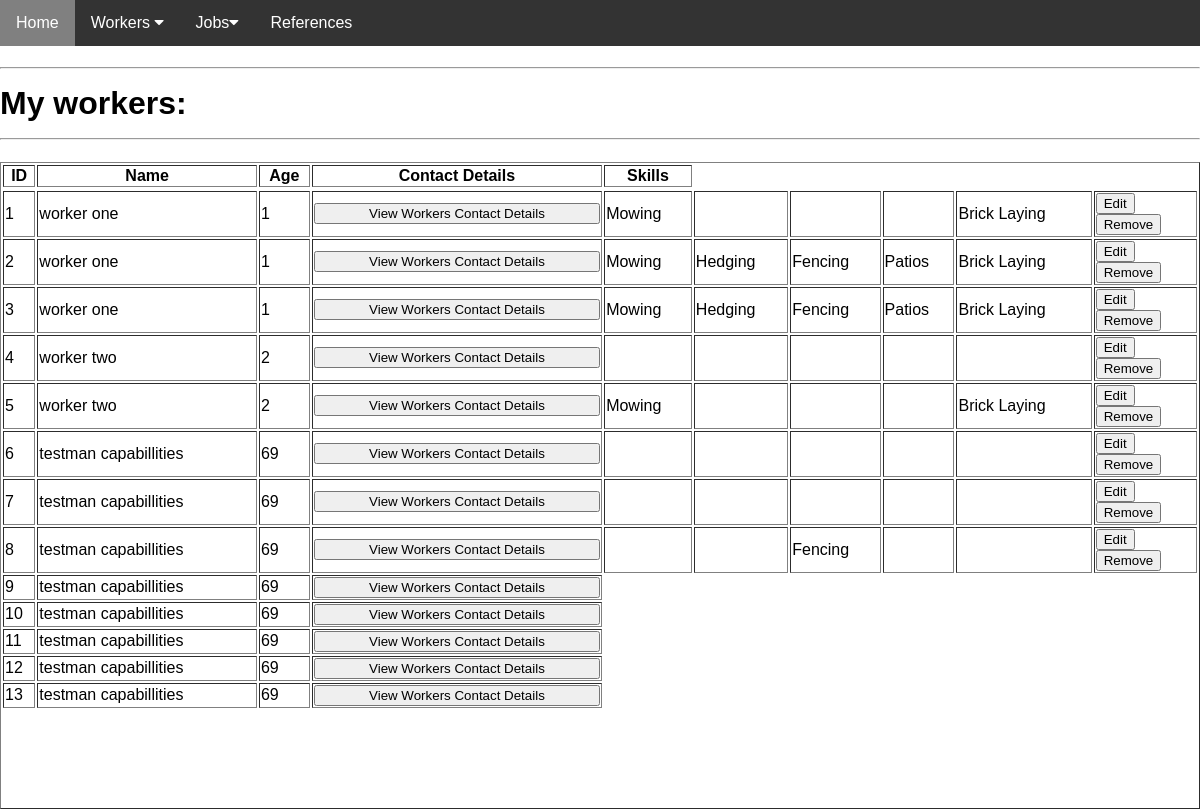
Screenshot of /My-Workers with the database file from the repository.
### application/models.py (models this page shows)
class Workers(db.Model):
    id = db.Column(db.Integer, primary_key=True)
    firstname = db.Column(db.String(20), nullable = False)
    lastname = db.Column(db.String(20), nullable = False)
    age = db.Column(db.Integer, nullable = False)
    contact_details = db.relationship('ConD1', backref=('workers'))
    capabilities = db.relationship('Capab', backref=('workers'))

class ConD1(db.Model):
    id = db.Column(db.Integer, primary_key=True)
    phone1 = db.Column(db.String(20), nullable=False)
    phone2 = db.Column(db.String(20))
    email1 = db.Column(db.String(50), nullable=False)
    email2 = db.Column(db.String(50))
    workers_id = db.Column(db.Integer, db.ForeignKey('workers.id'), nullable=False)

class Capab(db.Model):
    id = db.Column(db.Integer, primary_key=True)
    mowing = db.Column(db.Boolean())
    hedging = db.Column(db.Boolean())
    fencing = db.Column(db.Boolean())
    patios = db.Column(db.Boolean())
    bricklaying = db.Column(db.Boolean())
    workers_id = db.Column(db.Integer, db.ForeignKey('workers.id'), nullable=False)

### application/routes.py (the view)
@app.route('/My-Workers', methods=['GET', 'POST'])
def viewworkers():
    a = []
    for worker in Workers.query.all():
        a.append(worker)
    y = (len(a)+50)
    return render_template('myworkerscopy.html', Workers=Workers, ConD1=ConD1, Capab=Capab, y=y)

### application/templates/myworkerscopy.html (shortened to what this page needs)
{% extends 'base.html' %}
{% block head %}
<h1>
    <hr>
    My workers:
    <hr>
</h1>
{% endblock %}
{% block body %}
<table class="center" border="1">
    <thead>
        <tr>
            <th>ID</th>
            <th>Name</th>
            <th>Age</th>
            <th>Contact Details</th>
            <th>Skills</th>
        </tr>
    </thead>
    <tbody>
        {% for x in range (y) %}
        <tr>
            {% for workers in Workers.query.filter_by(id=x) %}
            <td>{{workers.id}}</td>
            <td>{{workers.firstname}} {{workers.lastname}}</td>
            <td>{{workers.age}}</td>
            {% endfor %}
            {% for cond in ConD1.query.filter_by(id=x) %}
            <td>
                <form action='My-Workers/View-ContactDetails/{{cond.workers_id}}' method='POST'>
                    <button class='center' type="submit">View Workers Contact Details</button>
                </form>
            </td>
            {% endfor %}
            {% for capab in Capab.query.filter_by(id=x) %}
            {% if capab.mowing == True %}
            <td>Mowing</td>
            {% else %}
            <td> </td>
            {% endif %}
            {% if capab.hedging == True %}
            <td>Hedging</td>
            {% else %}
            <td> </td>
            {% endif %}
            {% if capab.fencing == True %}
            <td>Fencing</td>
            {% else %}
            <td> </td>
            {% endif %}
            {% if capab.patios == True %}
            <td>Patios</td>
            {% else %}
            <td> </td>
            {% endif %}
            {% if capab.bricklaying == True %}
            <td>Brick Laying</td>
            {% else %}
            <td> </td>
            {% endif %}
            <td>
                <form action='/Edit/{{capab.workers_id}}' method='POST'>
                    <button type="submit">Edit</button>
                </form>
                <form action='/My-Workers/Remove/{{capab.workers_id}}' method='POST'>
                    <button type="submit">Remove</button>
                </form>
            </td>
            {% endfor %}
        </tr>
        {%endfor%}
    </tbody>
</table>
{% endblock %}

### application/templates/base.html (shortened to what this page needs)
<!DOCTYPE html>
<html lang="en">
<head>
    <link rel="stylesheet" href="https://cdnjs.cloudflare.com/ajax/libs/font-awesome/4.7.0/css/font-awesome.min.css">
</head>
<body>
    <div class="navbar">
        <a href="/">Home</a>
        <div class="subnav">
            <button class="subnavbtn">Workers <i class="fa fa-caret-down"></i></button>
        </div>
        <div class="subnav">
            <button class="subnavbtn">Jobs<i class="fa fa-caret-down"></i></button>
        </div>
        <a href="#">References</a>
    </div>
</body>
{% block head %}{% endblock %}
{% block body %}{% endblock %}
</html>

### application/templates/base.html (style rules this page uses)
body { font-family: Arial, Helvetica, sans-serif; margin: 0; }
.navbar { overflow: hidden; background-color: #333; }
.navbar a { float: left; font-size: 16px; color: white; text-align: center; padding: 14px 16px; text-decoration: none; }
.subnav { float: left; overflow: hidden; }
.subnav .subnavbtn { font-size: 16px; border: none; outline: none; color: white; padding: 14px 16px; background-color: inherit; font-family: inherit; margin: 0; }
.center { margin-left: auto; margin-right: auto; width: 100%; }

### rows the page displays
Workers: id "1", firstname "worker", lastname "one", age "1"
Capab: mowing "Mowing", hedging False (drawn), fencing False (drawn), patios False (drawn), bricklaying "Brick Laying"
Workers: id "2", firstname "worker", lastname "one", age "1"
Capab: mowing "Mowing", hedging "Hedging", fencing "Fencing", patios "Patios", bricklaying "Brick Laying"
Workers: id "3", firstname "worker", lastname "one", age "1"
Capab: mowing "Mowing", hedging "Hedging", fencing "Fencing", patios "Patios", bricklaying "Brick Laying"
Workers: id "4", firstname "worker", lastname "two", age "2"
Capab: mowing False (drawn), hedging False (drawn), fencing False (drawn), patios False (drawn), bricklaying False (drawn)
Workers: id "5", firstname "worker", lastname "two", age "2"
Capab: mowing "Mowing", hedging False (drawn), fencing False (drawn), patios False (drawn), bricklaying "Brick Laying"
Workers: id "6", firstname "testman", lastname "capabillities", age "69"
Capab: mowing False (drawn), hedging False (drawn), fencing False (drawn), patios False (drawn), bricklaying False (drawn)
Workers: id "7", firstname "testman", lastname "capabillities", age "69"
Capab: mowing False (drawn), hedging False (drawn), fencing False (drawn), patios False (drawn), bricklaying False (drawn)
Workers: id "8", firstname "testman", lastname "capabillities", age "69"
Capab: mowing False (drawn), hedging False (drawn), fencing "Fencing", patios False (drawn), bricklaying False (drawn)
Workers: id "9", firstname "testman", lastname "capabillities", age "69"
Workers: id "10", firstname "testman", lastname "capabillities", age "69"
Workers: id "11", firstname "testman", lastname "capabillities", age "69"
Workers: id "12", firstname "testman", lastname "capabillities", age "69"
Workers: id "13", firstname "testman", lastname "capabillities", age "69"
